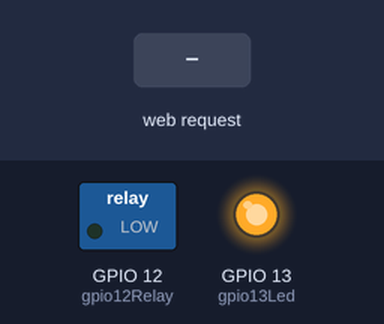
The sketch below on a simulated ESP8266 (NodeMCU). Shown: switched loads named in the sketch (green lamp = pin HIGH), output pins drawn as LEDs (lit = HIGH). The test bench sets the inputs (shaded band). WiFi joins after 1.5 s; servers stay silent unless stated; what the sketch prints to the serial monitor is not drawn.

Above: at 7.7 s.
7.8 s: HTTP request GET /ein received
At 9.0 s:
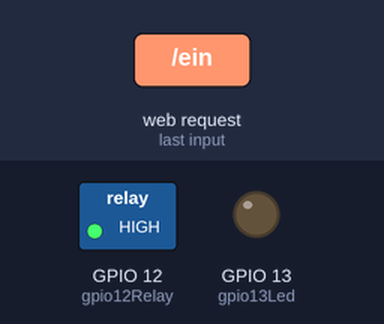
9.3 s: HTTP request GET /aus received
At 10.2 s:
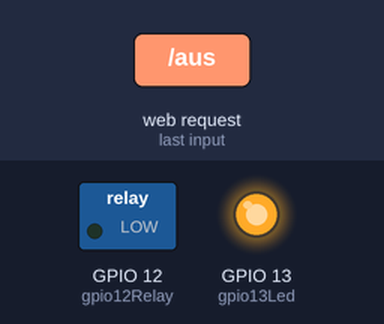
Timing chart, 0 to 12.3 s (numbered marks = the images above; inputs shaded):
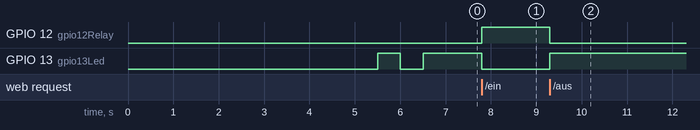

Measured:
- after the input at 7.8 s, GPIO 12 (gpio12Relay): LOW → HIGH at once; GPIO 13 (gpio13Led): HIGH → LOW at once
- after the input at 9.3 s, GPIO 12 (gpio12Relay): HIGH → LOW at once; GPIO 13 (gpio13Led): LOW → HIGH at once

The sketch:

sonoffSimple.ino
```cpp
// Very simple example sketch for Sonoff switch as described in article "Bastelfreundlich". This sketch is just for learning purposes.
// For productive use (with MQTT and advanced features) we recommend SonoffSocket.ino in this repository.

#include <ESP8266WiFi.h>
#include <WiFiClient.h>
#include <ESP8266WebServer.h>
#include <ESP8266mDNS.h>
#include <WiFiUdp.h>

//Your Wifi SSID
const char* ssid = "your_ssid";
//Your Wifi Key
const char* password = "your_key";

ESP8266WebServer server(80);

int gpio13Led = 13;
int gpio12Relay = 12;

bool lamp = 0;
bool relais = 0;

void setup(void){
  Serial.begin(115200);
  delay(5000);
  Serial.println("");

  WiFi.persistent(false);
  WiFi.mode(WIFI_OFF);
  WiFi.mode(WIFI_STA);
  WiFi.begin(ssid, password);

  pinMode(gpio13Led, OUTPUT);
  digitalWrite(gpio13Led, lamp);

  pinMode(gpio12Relay, OUTPUT);
  digitalWrite(gpio12Relay, relais);

  // Wait for WiFi
  Serial.println("");
  Serial.print("Verbindungsaufbau mit:  ");
  Serial.println(ssid);
  while (WiFi.status() != WL_CONNECTED) {
    delay(500);
    if(lamp == 0){
       digitalWrite(gpio13Led, 1);
       lamp = 1;
     }else{
       digitalWrite(gpio13Led, 0);
       lamp = 0;
     }
    Serial.print(".");
  }
  Serial.println("Verbunden");
  Serial.print("IP-Adresse: ");
  Serial.println(WiFi.localIP());

  server.on("/", [](){
    if(relais == 0){
      server.sendHeader("Location", String("/ein"), true);
    }else{
      server.sendHeader("Location", String("/aus"), true);
    }
    server.send ( 302, "text/plain", "");
  });

  server.on("/ein", [](){
    server.send(200, "text/html", "Schaltsteckdose ausschalten<p><a href=\"aus\">AUS</a></p>");
    relais = 1;
    digitalWrite(gpio13Led, LOW);
    digitalWrite(gpio12Relay, relais);
    delay(1000);
  });

  server.on("/aus", [](){
    server.send(200, "text/html", "Schaltsteckdose einschalten<p><a href=\"ein\">EIN</a></p>");
    relais = 0;
    digitalWrite(gpio13Led, HIGH);
    digitalWrite(gpio12Relay, relais);
    delay(1000);
  });

  server.begin();
  Serial.println("HTTP server started");

}
void loop(void){
  //Webserver
  server.handleClient();
}
```
